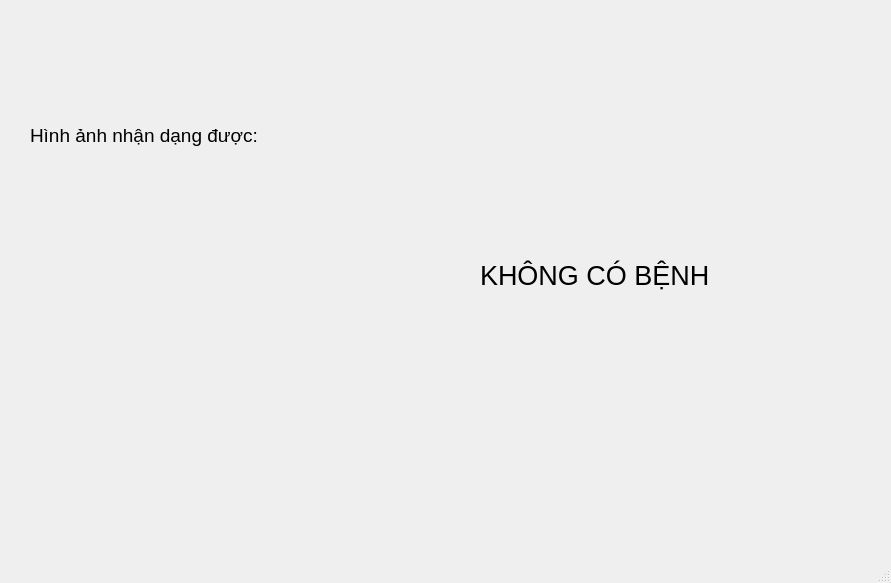
<?xml version="1.0" encoding="UTF-8"?>
<ui version="4.0">
 <class>MainWindow</class>
 <widget class="QMainWindow" name="MainWindow">
  <property name="geometry">
   <rect>
    <x>0</x>
    <y>0</y>
    <width>891</width>
    <height>583</height>
   </rect>
  </property>
  <property name="windowTitle">
   <string>MainWindow</string>
  </property>
  <widget class="QWidget" name="centralwidget">
   <widget class="QLabel" name="label">
    <property name="geometry">
     <rect>
      <x>30</x>
      <y>110</y>
      <width>271</width>
      <height>51</height>
     </rect>
    </property>
    <property name="font">
     <font>
      <pointsize>14</pointsize>
     </font>
    </property>
    <property name="text">
     <string>Hình ảnh nhận dạng được:</string>
    </property>
   </widget>
   <widget class="QLabel" name="label_2">
    <property name="geometry">
     <rect>
      <x>480</x>
      <y>250</y>
      <width>271</width>
      <height>51</height>
     </rect>
    </property>
    <property name="font">
     <font>
      <pointsize>20</pointsize>
     </font>
    </property>
    <property name="text">
     <string>KHÔNG CÓ BỆNH</string>
    </property>
   </widget>
  </widget>
  <widget class="QMenuBar" name="menubar">
   <property name="geometry">
    <rect>
     <x>0</x>
     <y>0</y>
     <width>891</width>
     <height>26</height>
    </rect>
   </property>
  </widget>
  <widget class="QStatusBar" name="statusbar"/>
 </widget>
 <resources/>
 <connections/>
</ui>
